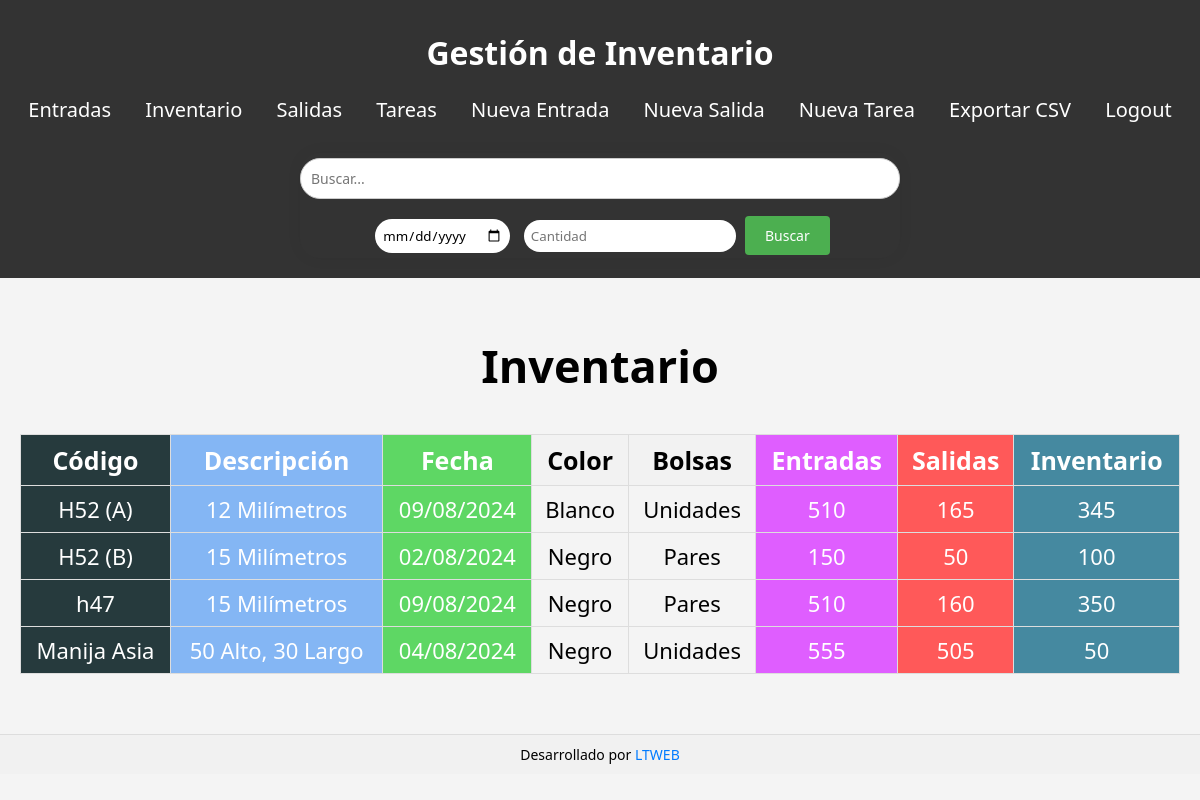
The app's page /inventario/ (signed in), older data.
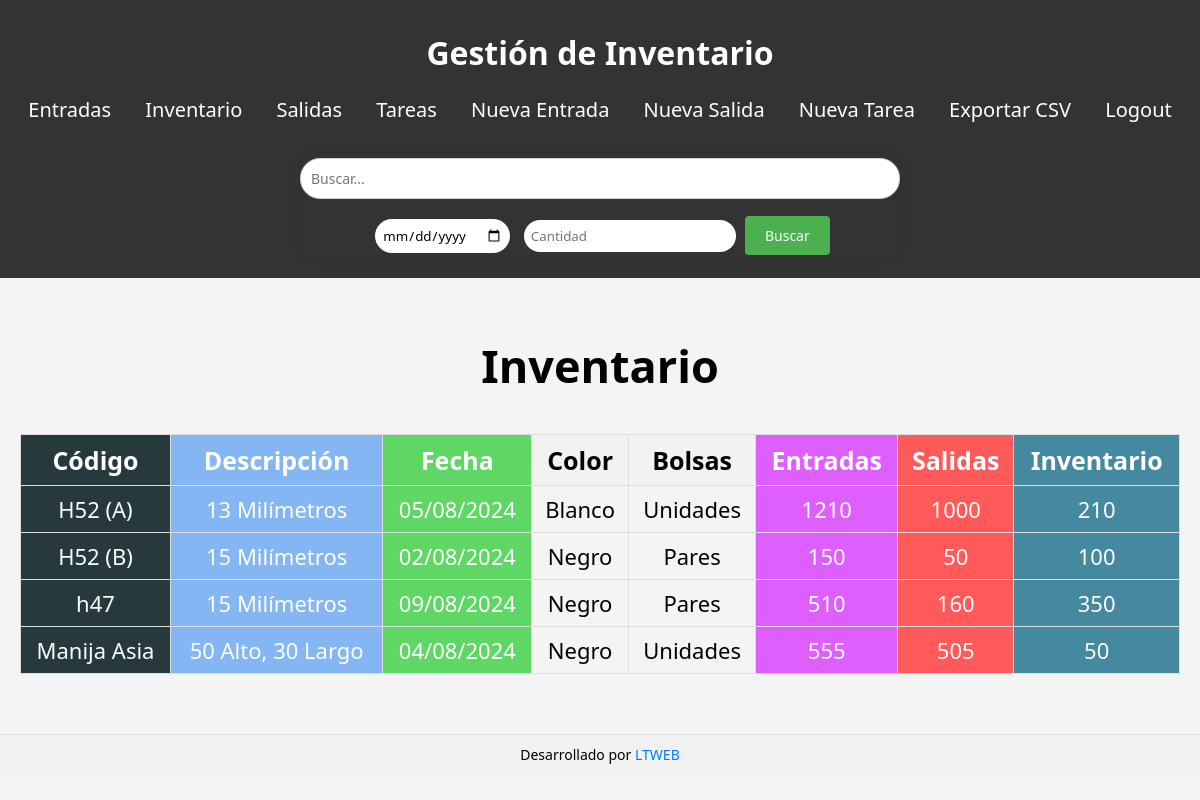
The same page, newer data.
### core/models.py (models this page shows, shortened)
class Inventario(models.Model):
    codigo = models.CharField(max_length=50, unique=True)
    descripcion = models.TextField()
    entradas = models.IntegerField(default=0)
    salidas = models.IntegerField(default=0)
    inventario = models.IntegerField(default=0)
    fecha = models.DateField(null=True, blank=True)  # Agregar campo fecha
    color = models.CharField(max_length=50, null=True, blank=True)  # Agregar campo color
    bolsas = models.CharField(max_length=50, null=True, blank=True)  # Agregar campo bolsas

### core/views.py (the view)
# urls.py: path('inventario/', inventario_list, name='inventario_list'),
@login_required
def inventario_list(request):
    query = request.GET.get('q')
    if query:
        inventarios = Inventario.objects.filter(Q(codigo__icontains=query) | Q(descripcion__icontains=query))
    else:
        inventarios = Inventario.objects.all()
    return render(request, 'core/inventario_list.html', {'inventarios': inventarios, 'query': query})

### core/templates/core/inventario_list.html
{% extends "base_generic.html" %}
{% block content %}
  <h2>Inventario</h2>
  <table>
    <thead>
      <tr>
        <th class="codigo_inventario">Código</th>
        <th class="descripcion_inventario">Descripción</th>
        <th class="fecha_in">Fecha</th>
        <th>Color</th>
        <th>Bolsas</th>
        <th class="entradas">Entradas</th>
        <th class="salidas">Salidas</th>
        <th class="inventarios">Inventario</th>
      </tr>
    </thead>
    <tbody>
      {% for inventario in inventarios %}
        <tr>
          <td class="codigo_inventario">{{ inventario.codigo }}</td>
          <td class="descripcion_inventario">{{ inventario.descripcion }}</td>
          <td class="fecha_in">{{ inventario.fecha|date:"d/m/Y" }}</td>
          <td>{{ inventario.color }}</td>
          <td>{{ inventario.bolsas }}</td>
          <td id="entradas">{{ inventario.entradas }}</td>
          <td id="salidas">{{ inventario.salidas }}</td>
          <td id="inventarios">{{ inventario.inventario }}</td>
      {% endfor %}
    </tbody>
  </table>
{% endblock %}

Row changes from the older to the newer data that the page shows:
changed Inventario "Blanco": descripcion "12 Milímetros" → "13 Milímetros"; fecha "09/08/2024" → "05/08/2024"; entradas "510" → "1210"; salidas "165" → "1000"; inventario "345" → "210"
